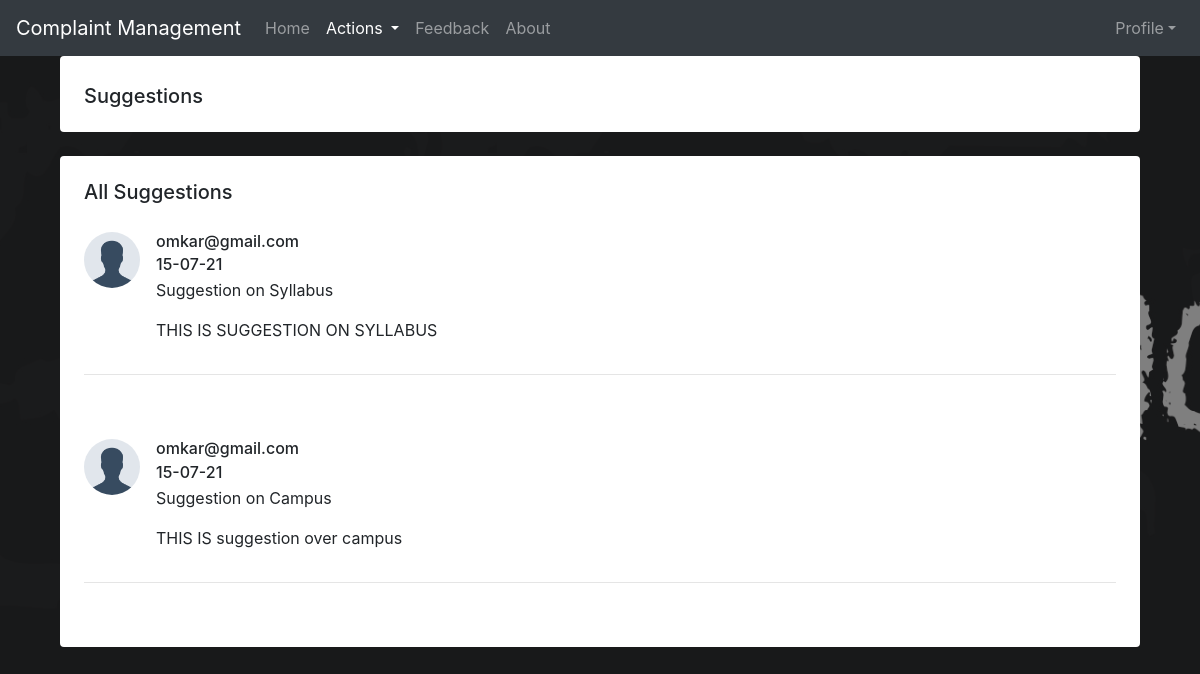
The page /student/viewsuggestion.php on the database as committed earlier.
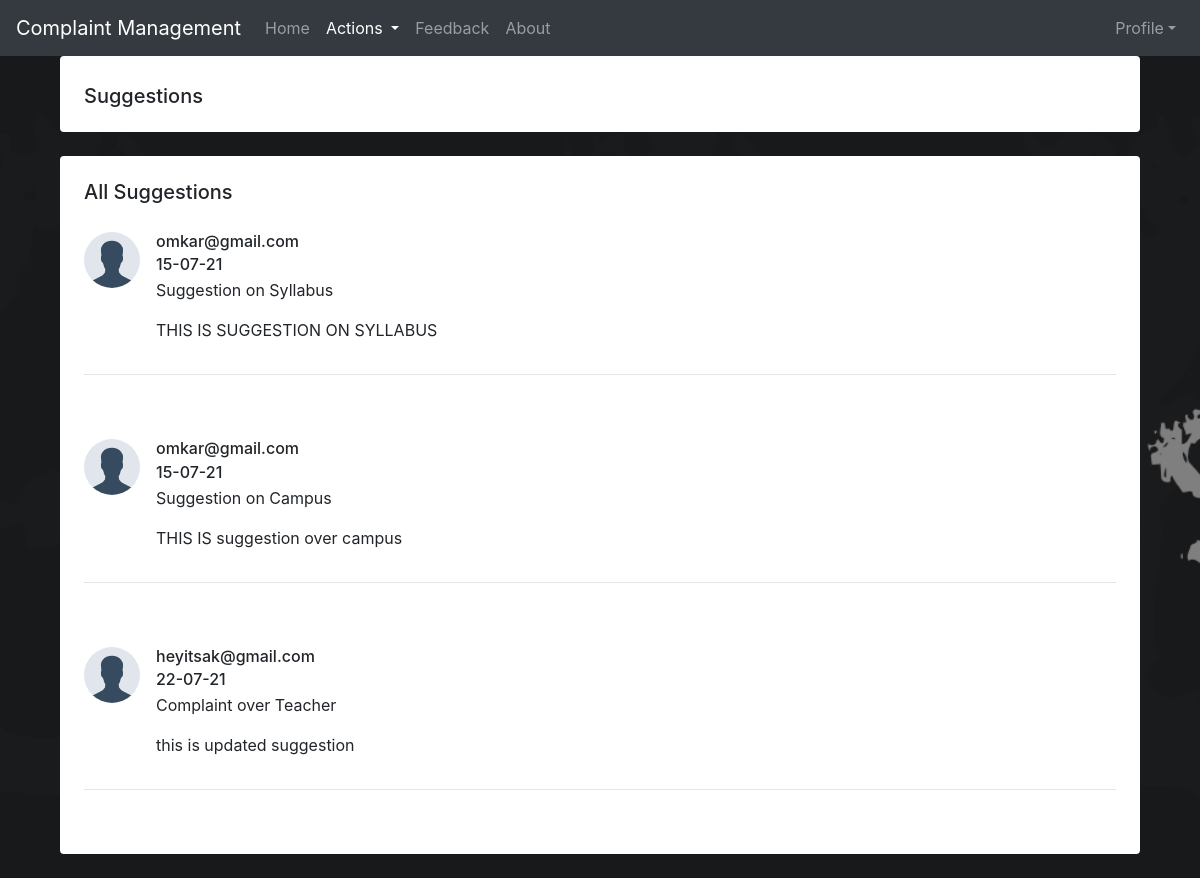
The same page on the database as committed later.
### tables this page shows
CREATE TABLE `student_suggestion` (
  `sug_no` int(11) NOT NULL,
  `email` varchar(255) NOT NULL,
  `suggestion_type` varchar(255) NOT NULL,
  `suggestion` varchar(255) NOT NULL,
  `date` varchar(255) NOT NULL
);

### student/viewsuggestion.php (the view, shortened to what this page needs)
<!DOCTYPE html>
<html lang="en">
<head>
<?php
include 'header.php';
?>
</head>
<body>
<nav class="navbar navbar-expand-lg navbar-dark bg-dark">
  <a class="navbar-brand" href="#">Complaint Management</a>
  <div class="collapse navbar-collapse" id="navbarNav">
    <ul class="navbar-nav">
      <li class="nav-item">
        <a class="nav-link" href="index.php">Home</a>
      </li>
      <li class="nav-item dropdown active">
        <a class="nav-link dropdown-toggle" href="#" id="navbarDropdown" role="button" data-toggle="dropdown" aria-haspopup="true" aria-expanded="false">
          Actions
        </a>
      <li class="nav-item">
        <a class="nav-link" href="feedback.php">Feedback</a>
      </li>
      <li class="nav-item">
        <a class="nav-link" href="about.php">About</a>
      </li>
    </ul>
    <ul class="navbar-nav ml-auto">
      <li class="nav-item dropdown">
          <a class="nav-link dropdown-toggle" id="profileDropdown" data-toggle="dropdown"
          aria-haspopup="true" aria-expanded="false" href="#">Profile</a>
      </li>
    </ul>
  </div>
</nav>
<div class="container">
<div class="col-md-12">
    <div class="offer-dedicated-body-left">
        <div class="tab-content" id="pills-tabContent">
            <div class="tab-pane fade active show" id="pills-reviews" role="tabpanel" aria-labelledby="pills-reviews-tab">
                <div id="ratings-and-reviews" class="bg-white rounded shadow-sm p-4 mb-4 clearfix">
                    <h5 class="mb-0 pt-1">Suggestions</h5>
                </div>
                <div class="bg-white rounded shadow-sm p-4 mb-4 restaurant-detailed-ratings-and-reviews">
                    <h5 class="mb-1">All Suggestions</h5>
<?php
  include('connection.php');
  $rs = mysqli_query($cn,"select * from student_suggestion");
  while($a=mysqli_fetch_array($rs))
  {
    $e = $a["email"];
    $t = $a["suggestion_type"];
    $c = $a["suggestion"];
    $d = $a["date"];
  ?>
<div class="reviews-members pt-4 pb-4">
    <div class="media">
        <a href="#"><img alt="Generic placeholder image" src="img/profile_img.png" class="mr-3 rounded-pill"></a>
        <div class="media-body">
            <div class="reviews-members-header">
                <h6 class="mb-1"><?php echo $e; ?></h6>
                <h6 class="mb-1"><?php echo $d; ?></h6>
                <p class="text-gray"><?php echo $t; ?></p>
            </div>
            <div class="reviews-members-body">
                <p><?php echo $c; ?></p>
            </div>
        </div>
    </div>
    <hr>
    </div>
      <?php
      }
      ?>
    </div>
    </div>
    </div>
    </div>
</div>
</div>
</body>
</html>

Rows that differ between the two databases and show on the page:
added student_suggestion: email "heyitsak@gmail.com", date "22-07-21", suggestion_type "Complaint over Teacher", suggestion "this is updated suggestion"
